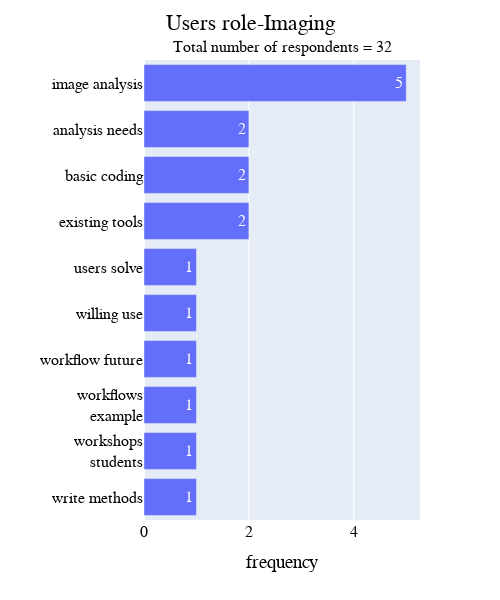

Here is the notebook cell this chart was saved with:
### Code cell
wordcount_barchart(user_imaging_bigram, title='Users role-Imaging', total=user_role_imaging["Users role - Imaging"])

### Figure 1 — Plotly figure (JSON) as saved in the notebook; plotly's stock layout.template omitted (floating-point values rounded to 4 significant figures)
{"data": [{"alignmentgroup": "True", "hovertemplate": "frequency=%{x}<br>=%{y}<extra></extra>", "legendgroup": "", "marker": {"color": "#636efa", "pattern": {"shape": ""}}, "name": "", "offsetgroup": "", "orientation": "h", "showlegend": false, "textposition": "auto", "texttemplate": "%{x}", "type": "bar", "x": [5, 2, 2, 2, 1, 1, 1, 1, 1, 1], "xaxis": "x", "y": ["image analysis", "existing tools", "basic coding", "analysis needs", "write methods", "workshops<br>students", "workflows<br>example", "workflow future", "willing use", "users solve"], "yaxis": "y"}], "layout": {"annotations": [{"showarrow": false, "text": "Total number of respondents = 32", "x": 0.5, "xref": "paper", "y": 1.05, "yref": "paper"}], "barmode": "relative", "font": {"color": "Black", "family": "Helvetica", "size": 16}, "height": 600, "legend": {"font": {"color": "Black", "size": 16}, "title": {"font": {"family": "Helvetica"}}, "tracegroupgap": 0}, "margin": {"t": 60}, "title": {"text": "Users role-Imaging", "x": 0.5}, "width": 500, "xaxis": {"anchor": "y", "domain": [0, 1], "title": {"text": "frequency"}}, "yaxis": {"anchor": "x", "categoryorder": "total ascending", "domain": [0, 1], "title": {"text": ""}}}}
